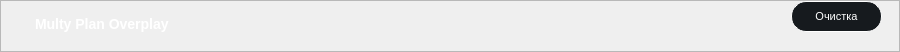
      <widget class="QFrame" name="frame_MultyPlanOverplay">
       <property name="geometry">
        <rect>
         <x>10</x>
         <y>367</y>
         <width>900</width>
         <height>45</height>
        </rect>
       </property>
       <property name="minimumSize">
        <size>
         <width>900</width>
         <height>0</height>
        </size>
       </property>
       <property name="maximumSize">
        <size>
         <width>900</width>
         <height>45</height>
        </size>
       </property>
       <property name="styleSheet">
        <string notr="true">/* styles.qss */

#frame_MultyPlanOverplay {
    background-color: #161A1E;
    border-radius: 15px; /* Установите значение по вашему усмотрению для достижения овальной формы */
}
</string>
       </property>
       <property name="frameShape">
        <enum>QFrame::StyledPanel</enum>
       </property>
       <property name="frameShadow">
        <enum>QFrame::Raised</enum>
       </property>
       <layout class="QHBoxLayout" name="horizontalLayout_8">
        <property name="spacing">
         <number>0</number>
        </property>
        <property name="leftMargin">
         <number>0</number>
        </property>
        <property name="topMargin">
         <number>0</number>
        </property>
        <property name="rightMargin">
         <number>0</number>
        </property>
        <property name="bottomMargin">
         <number>0</number>
        </property>
        <item>
         <widget class="QFrame" name="frame_8">
          <property name="minimumSize">
           <size>
            <width>0</width>
            <height>50</height>
           </size>
          </property>
          <property name="styleSheet">
           <string notr="true">background-color: transparent;</string>
          </property>
          <property name="frameShape">
           <enum>QFrame::StyledPanel</enum>
          </property>
          <property name="frameShadow">
           <enum>QFrame::Raised</enum>
          </property>
          <widget class="QPushButton" name="pushMultyPlanOverplay">
           <property name="geometry">
            <rect>
             <x>790</x>
             <y>0</y>
             <width>91</width>
             <height>31</height>
            </rect>
           </property>
           <property name="minimumSize">
            <size>
             <width>91</width>
             <height>31</height>
            </size>
           </property>
           <property name="maximumSize">
            <size>
             <width>91</width>
             <height>31</height>
            </size>
           </property>
           <property name="baseSize">
            <size>
             <width>0</width>
             <height>0</height>
            </size>
           </property>
           <property name="styleSheet">
            <string notr="true">/* styles.qss */

QPushButton {
    background-color: #161A1E;
    border-radius: 15px;
    color: white; /* Установите цвет текста */
    font-size: 11px; /* Установите размер шрифта */
    padding: 10px 20px; /* Установите отступы */
    border: 1px solid white; /* Уменьшаем толщину обводки до 1 пикселя */
}

QPushButton:hover {
    background-color: #2C3236;
    transition: background-color 0.3s ease;
}
</string>
           </property>
           <property name="text">
            <string>Очистка</string>
           </property>
          </widget>
          <widget class="QLabel" name="labelTextMultyPlanOverplay">
           <property name="geometry">
            <rect>
             <x>30</x>
             <y>10</y>
             <width>341</width>
             <height>21</height>
            </rect>
           </property>
           <property name="styleSheet">
            <string notr="true">/* styles.qss */

QLabel {
    color: white; /* Установите цвет текста в белый */
    font-size: 14px; /* Установите размер шрифта в 14 пикселей */
    font-family: &quot;Times New Roman&quot;; /* Установите тип шрифта по вашему выбору */
    font-weight: bold; /* Установите жирность шрифта (если нужно) */
    margin-top: 5px; /* Опустить текст на 10 пикселей вниз */
}
</string>
           </property>
           <property name="text">
            <string>Multy Plan Overplay</string>
           </property>
          </widget>
          <widget class="QLabel" name="labelMultyPlanOverplay">
           <property name="geometry">
            <rect>
             <x>616</x>
             <y>10</y>
             <width>101</width>
             <height>20</height>
            </rect>
           </property>
           <property name="text">
            <string/>
           </property>
          </widget>
         </widget>
        </item>
       </layout>
      </widget>
